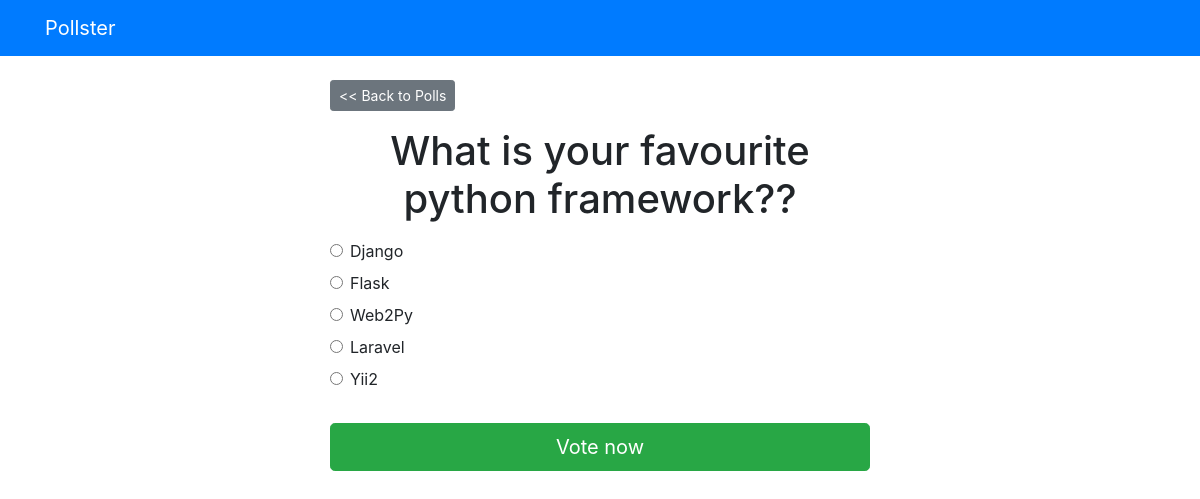
The page /polls/1/ on the database its author committed.
### polls_app/models.py (models this page shows, shortened)
class Question(models.Model):
    question_text = models.CharField(max_length=200)
    pub_date = models.DateTimeField('date_published')

class Choice(models.Model):
    question = models.ForeignKey(Question, on_delete=models.CASCADE)
    choice_text = models.CharField(max_length=200)
    votes = models.IntegerField(default=0)

### polls_app/views.py (the view)
# urls.py: path('<int:question_id>/', views.detail, name="detail"),
def detail(request, question_id):
    try:
        question = Question.objects.get(pk=question_id)
    except Question.DoesNotExist:
        raise Http404("Question doesn't exists")
    return render(request, 'polls/detail.html', {'question': question})

### templates/polls/detail.html (shortened to what this page needs)
{% extends 'base.html' %}
{% block content %}
    <a href="{% url 'polls:index' %}" class="btn btn-secondary btn-sm mb-3"><< Back to Polls</a>
    <h1 class="text-center mb-3">{{ question.question_text }}</h1>
    <form action="{% url 'polls:vote' question.id %}" method="POST">
        {% for choice in question.choice_set.all %}
            <div class="form-check">
                <input
                    type="radio"
                    name="choice"
                    class="form-check-input"
                    id="choice{{ forloop.counter }}"
                    value="{{ choice.id }}"
                >
                <label for="choice{{ forloop.counter }}">{{ choice.choice_text }} </label>
            </div>
        {% endfor %}
        <input type="submit" value="Vote now" class="btn btn-success btn-lg btn-block mt-4" >
    </form>
{% endblock %}

### rows shown on the page
Question: question_text "What is your favourite python framework??"
Choice: choice_text "Django"
Choice: choice_text "Flask"
Choice: choice_text "Web2Py"
Choice: choice_text "Laravel"
Choice: choice_text "Yii2"
